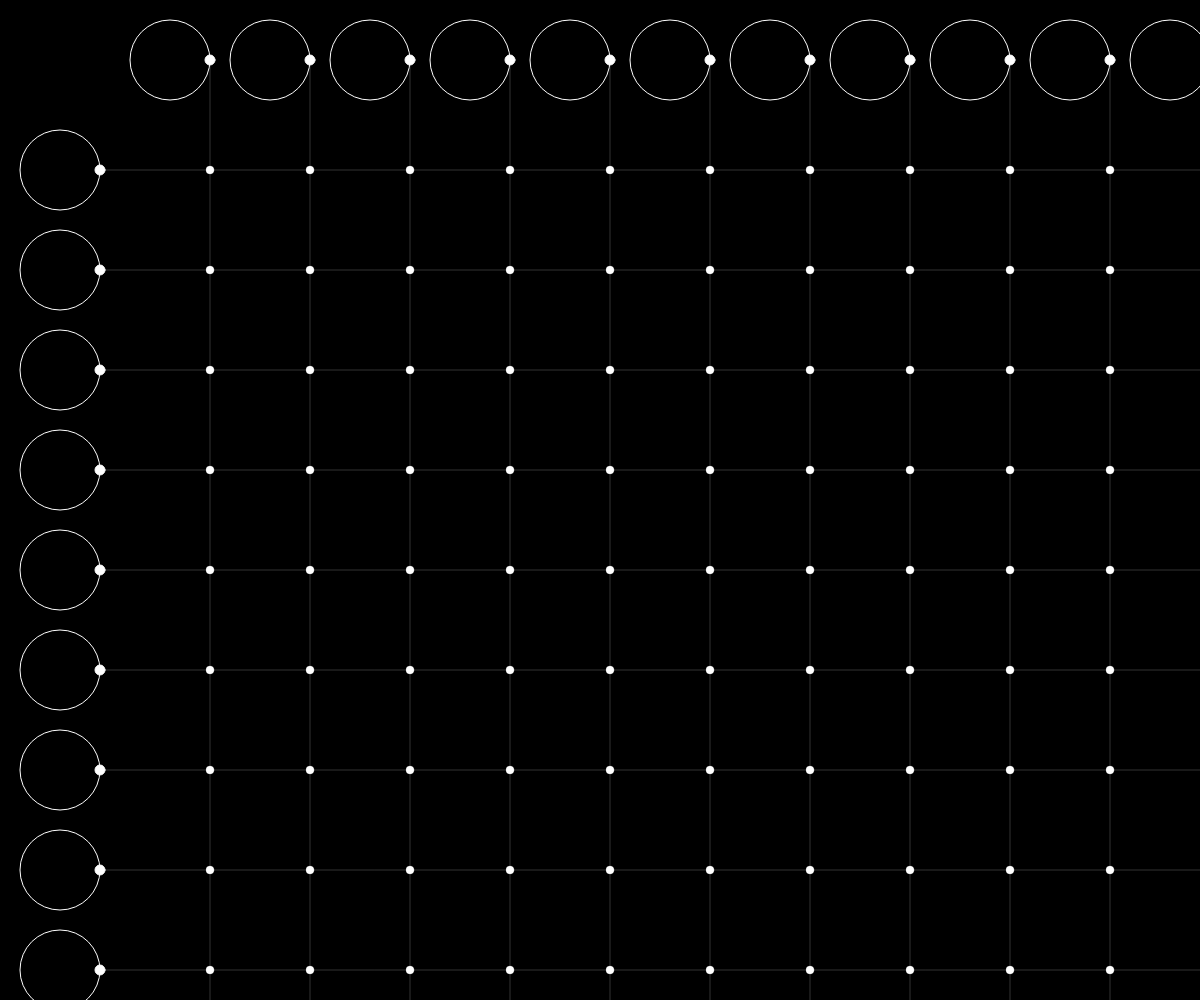
Frame 1 (no input)
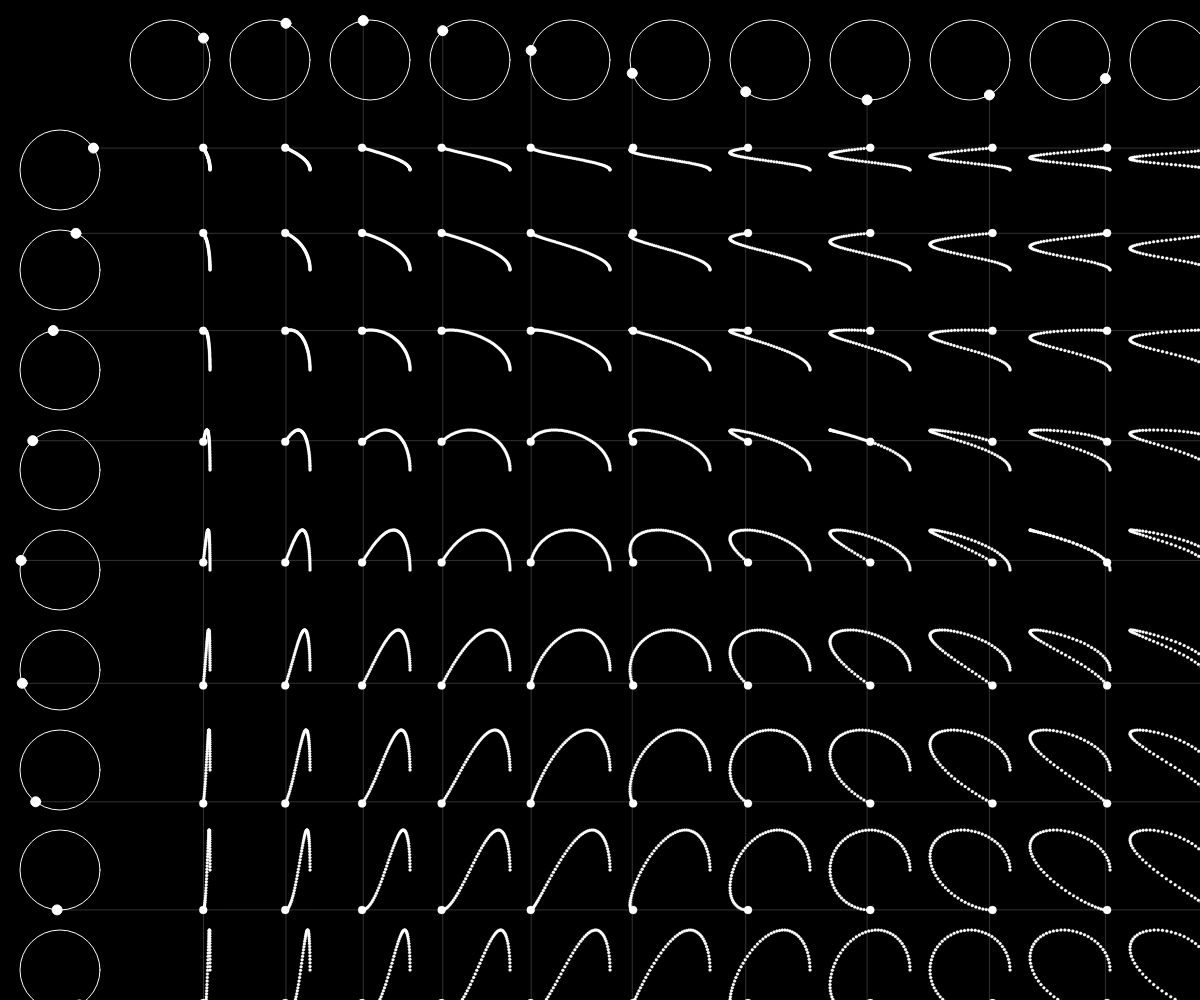
Frame 60 (no input)
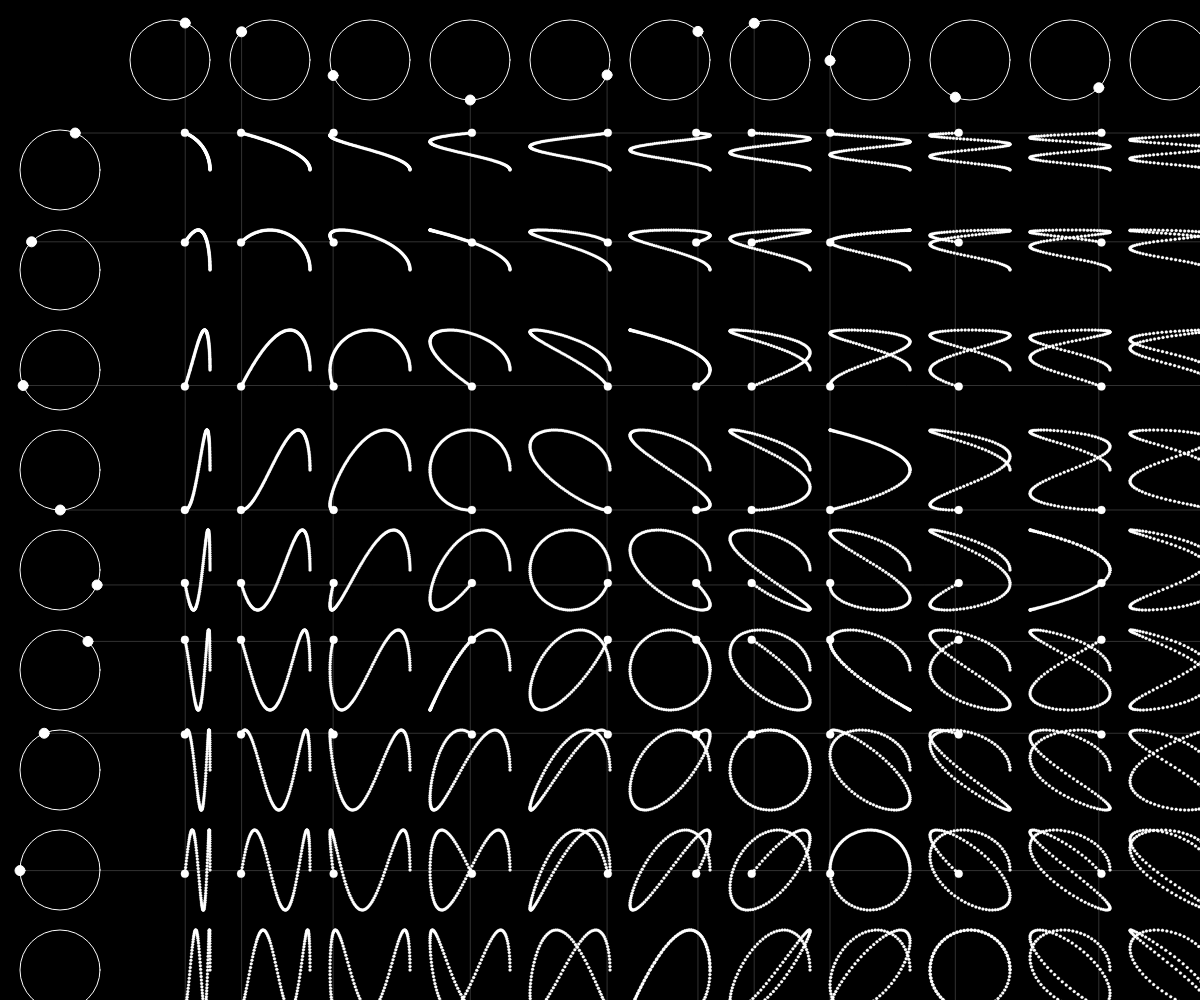
Frame 120 (the mouse pressed at the canvas centre since frame 60)

The p5.js sketch that drew these frames (run headless with seeded random() and noise() and a simulated clock; from frame 60 on, the mouse is pressed at the canvas centre):

// p5.js sketch
// ── sketch.js
function setup() {
	createCanvas(windowWidth, windowHeight);
	background(0);
	penSize = 80;
	gap = 20;
	numRows = floor(height / (penSize + gap))-1;
	numCols = floor(width / (penSize + gap))-1;
	rows = [];
	cols = [];
	drawPoints = [];

	let pX = gap + penSize/2;
	let pY = (gap + penSize)*1.7;

	angle = 0;

	for(i=0; i<numRows; i++){
		p = new Pendulum(pX, pY, penSize, penSize, angle, 'r');
		rows.push(p);
		pY = pY + gap + penSize;
	}

	pX = (gap + penSize)*1.7;
	pY = gap + penSize/2;
	for(i=0; i<numCols; i++){
		p = new Pendulum(pX, pY, penSize, penSize, angle, 'c');
		cols.push(p);
		pX = pX + gap + penSize;
	}
	
}

function draw() {
	background(0);
	for (r=0; r<numRows; r++){
		rows[r].show();
		rows[r].update(angle*(r+1));
	}

	for (c=0; c<numCols; c++){
		cols[c].show();
		cols[c].update(angle*(c+1));
	}
	
	angle -= 0.01;

	for (a=0; a<numRows; a++){
		for(b=0; b<numCols; b++){
			ellipse(cols[b].dotX, rows[a].dotY,	8);
			drawPoints.push(createVector(cols[b].dotX, rows[a].dotY));
		}
	}

	drawPoints.forEach(function(point) {
		ellipse(point.x,point.y,3);
	  });

	if(angle<-6.5){
		noLoop();
	}
	// text(angle, 50, 50);
}

// ── pendulum.js
class Pendulum {
    constructor(x, y, height, width, angle, grid) {
        this.x = x;
        this.y = y;
        this.r = height/2;
        this.height = height;
        this.width = width;
        this.update(angle);
        this.grid = grid;
    }
    
    show() {
        stroke(255);
	    noFill();
        ellipse(this.x, this.y, this.height, this.width);
        
        fill(255);
        ellipse(this.dotX, this.dotY, 10,10);

        stroke(255,255,255,50);
        if (this.grid === 'r'){
            line(this.dotX, this.dotY,
                this.dotX+width, this.dotY);
        }
        if (this.grid === 'c'){
            line(this.dotX, this.dotY,
                this.dotX, this.dotY+height);
        }
    }

    update(angle){
        this.dotX = (this.r * cos(angle)) + this.x;
        this.dotY = (this.r * sin(angle)) + this.y;
    }
}
